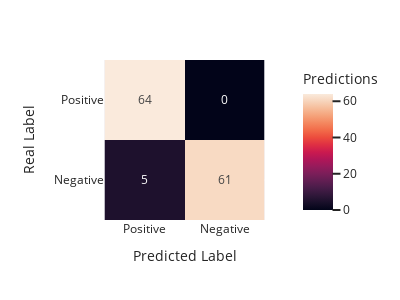

Source (notebook cell):
### Markdown cell above
##### 7.7. Individual Sample Visualization

### Code cell
# Create signal_df
event_idx = 53
sample_df, conf_matrix = signal_exploration(event_idx, dataset, model)
metrics = conf_matrix_metrics(conf_matrix)
print(f"Confusion Matrix: {conf_matrix}")
print(sample_df)
plot_confusion_matrix(metrics)
false_positive = sample_df.query('Result == "FP"')
false_negative = sample_df.query('Result == "FN"')
# sample_df = pd.concat([sample_df, sample_df])
print("FALSE POSITVES")
print(false_positive)
print("")
print("FALSE NEGATIVES")
print(false_negative)

### Figure 1 — Plotly figure (JSON) as saved in the notebook; plotly's stock layout.template omitted (floating-point values rounded to 4 significant figures)
{"data": [{"coloraxis": "coloraxis", "hovertemplate": "Predicted Label: %{x}<br>Real Label: %{y}<br>Predictions: %{z}<extra></extra>", "name": "0", "texttemplate": "%{z}", "type": "heatmap", "x": ["Positive", "Negative"], "xaxis": "x", "y": ["Positive", "Negative"], "yaxis": "y", "z": [[64, 0], [5, 61]]}], "layout": {"coloraxis": {"colorbar": {"title": {"text": "Predictions"}}, "colorscale": [[0, "rgb(2,4,25)"], [0.0625, "rgb(24,15,41)"], [0.125, "rgb(47,23,57)"], [0.1875, "rgb(71,28,72)"], [0.25, "rgb(97,30,82)"], [0.3125, "rgb(123,30,89)"], [0.375, "rgb(150,27,91)"], [0.4375, "rgb(177,22,88)"], [0.5, "rgb(203,26,79)"], [0.5625, "rgb(223,47,67)"], [0.625, "rgb(236,76,61)"], [0.6875, "rgb(242,107,73)"], [0.75, "rgb(244,135,95)"], [0.8125, "rgb(245,162,122)"], [0.875, "rgb(246,188,153)"], [0.9375, "rgb(247,212,187)"], [1, "rgb(250,234,220)"]]}, "height": 300, "margin": {"t": 60}, "width": 400, "xaxis": {"anchor": "y", "constrain": "domain", "domain": [0, 1], "scaleanchor": "y", "title": {"text": "Predicted Label"}}, "yaxis": {"anchor": "x", "autorange": "reversed", "constrain": "domain", "domain": [0, 1], "title": {"text": "Real Label"}}}}
